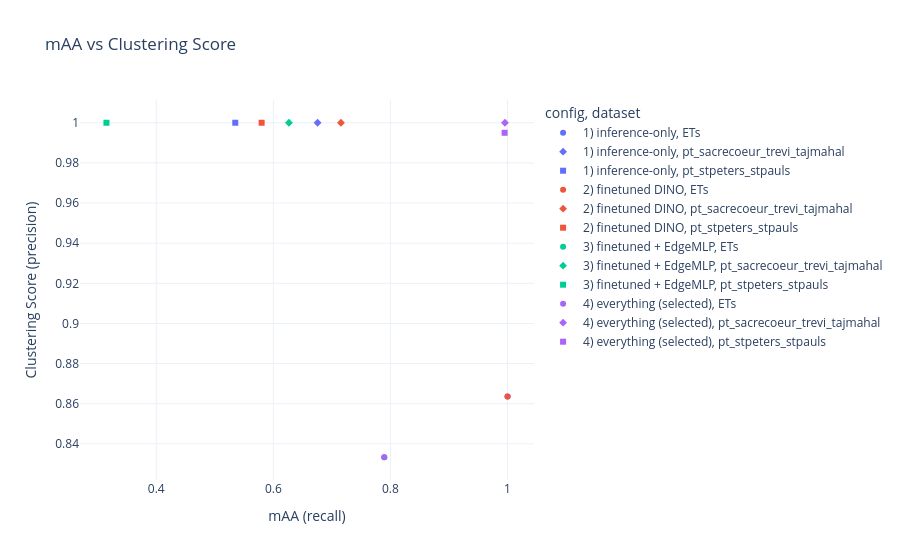

The code cell stored with this chart in its notebook:
### Code cell
# mAA vs Clustering Score tradeoff
fig = px.scatter(
    scores_all,
    x="mAA",
    y="clustering_score",
    color="config",
    symbol="dataset",
    hover_data=["final_score", "n_correct", "n_images_in_scenes"],
    title="mAA vs Clustering Score",
)
fig.update_layout(xaxis_title="mAA (recall)", yaxis_title="Clustering Score (precision)")
fig.show()

### Figure 1 — Plotly figure (JSON) as saved in the notebook; plotly's stock layout.template omitted (floating-point values rounded to 4 significant figures)
{"data": [{"customdata": [[0.9268, 19.0, 19.0]], "hovertemplate": "config=1) inference-only<br>dataset=ETs<br>mAA=%{x}<br>clustering_score=%{y}<br>final_score=%{customdata[0]}<br>n_correct=%{customdata[1]}<br>n_images_in_scenes=%{customdata[2]}<extra></extra>", "legendgroup": "1) inference-only, ETs", "marker": {"color": "#636efa", "symbol": "circle"}, "mode": "markers", "name": "1) inference-only, ETs", "orientation": "v", "showlegend": true, "type": "scatter", "x": [1.0], "xaxis": "x", "y": [0.8636], "yaxis": "y"}, {"customdata": [[0.8064, 152.0, 225.0]], "hovertemplate": "config=1) inference-only<br>dataset=pt_sacrecoeur_trevi_tajmahal<br>mAA=%{x}<br>clustering_score=%{y}<br>final_score=%{customdata[0]}<br>n_correct=%{customdata[1]}<br>n_images_in_scenes=%{customdata[2]}<extra></extra>", "legendgroup": "1) inference-only, pt_sacrecoeur_trevi_tajmahal", "marker": {"color": "#636efa", "symbol": "diamond"}, "mode": "markers", "name": "1) inference-only, pt_sacrecoeur_trevi_tajmahal", "orientation": "v", "showlegend": true, "type": "scatter", "x": [0.6756], "xaxis": "x", "y": [1.0], "yaxis": "y"}, {"customdata": [[0.6971, 107.0, 200.0]], "hovertemplate": "config=1) inference-only<br>dataset=pt_stpeters_stpauls<br>mAA=%{x}<br>clustering_score=%{y}<br>final_score=%{customdata[0]}<br>n_correct=%{customdata[1]}<br>n_images_in_scenes=%{customdata[2]}<extra></extra>", "legendgroup": "1) inference-only, pt_stpeters_stpauls", "marker": {"color": "#636efa", "symbol": "square"}, "mode": "markers", "name": "1) inference-only, pt_stpeters_stpauls", "orientation": "v", "showlegend": true, "type": "scatter", "x": [0.535], "xaxis": "x", "y": [1.0], "yaxis": "y"}, {"customdata": [[0.9268, 19.0, 19.0]], "hovertemplate": "config=2) finetuned DINO<br>dataset=ETs<br>mAA=%{x}<br>clustering_score=%{y}<br>final_score=%{customdata[0]}<br>n_correct=%{customdata[1]}<br>n_images_in_scenes=%{customdata[2]}<extra></extra>", "legendgroup": "2) finetuned DINO, ETs", "marker": {"color": "#EF553B", "symbol": "circle"}, "mode": "markers", "name": "2) finetuned DINO, ETs", "orientation": "v", "showlegend": true, "type": "scatter", "x": [1.0], "xaxis": "x", "y": [0.8636], "yaxis": "y"}, {"customdata": [[0.8342, 161.0, 225.0]], "hovertemplate": "config=2) finetuned DINO<br>dataset=pt_sacrecoeur_trevi_tajmahal<br>mAA=%{x}<br>clustering_score=%{y}<br>final_score=%{customdata[0]}<br>n_correct=%{customdata[1]}<br>n_images_in_scenes=%{customdata[2]}<extra></extra>", "legendgroup": "2) finetuned DINO, pt_sacrecoeur_trevi_tajmahal", "marker": {"color": "#EF553B", "symbol": "diamond"}, "mode": "markers", "name": "2) finetuned DINO, pt_sacrecoeur_trevi_tajmahal", "orientation": "v", "showlegend": true, "type": "scatter", "x": [0.7156], "xaxis": "x", "y": [1.0], "yaxis": "y"}, {"customdata": [[0.7342, 116.0, 200.0]], "hovertemplate": "config=2) finetuned DINO<br>dataset=pt_stpeters_stpauls<br>mAA=%{x}<br>clustering_score=%{y}<br>final_score=%{customdata[0]}<br>n_correct=%{customdata[1]}<br>n_images_in_scenes=%{customdata[2]}<extra></extra>", "legendgroup": "2) finetuned DINO, pt_stpeters_stpauls", "marker": {"color": "#EF553B", "symbol": "square"}, "mode": "markers", "name": "2) finetuned DINO, pt_stpeters_stpauls", "orientation": "v", "showlegend": true, "type": "scatter", "x": [0.58], "xaxis": "x", "y": [1.0], "yaxis": "y"}, {"customdata": [[0.8108, 15.0, 19.0]], "hovertemplate": "config=3) finetuned + EdgeMLP<br>dataset=ETs<br>mAA=%{x}<br>clustering_score=%{y}<br>final_score=%{customdata[0]}<br>n_correct=%{customdata[1]}<br>n_images_in_scenes=%{customdata[2]}<extra></extra>", "legendgroup": "3) finetuned + EdgeMLP, ETs", "marker": {"color": "#00cc96", "symbol": "circle"}, "mode": "markers", "name": "3) finetuned + EdgeMLP, ETs", "orientation": "v", "showlegend": true, "type": "scatter", "x": [0.7895], "xaxis": "x", "y": [0.8333], "yaxis": "y"}, {"customdata": [[0.7705, 141.0, 225.0]], "hovertemplate": "config=3) finetuned + EdgeMLP<br>dataset=pt_sacrecoeur_trevi_tajmahal<br>mAA=%{x}<br>clustering_score=%{y}<br>final_score=%{customdata[0]}<br>n_correct=%{customdata[1]}<br>n_images_in_scenes=%{customdata[2]}<extra></extra>", "legendgroup": "3) finetuned + EdgeMLP, pt_sacrecoeur_trevi_tajmahal", "marker": {"color": "#00cc96", "symbol": "diamond"}, "mode": "markers", "name": "3) finetuned + EdgeMLP, pt_sacrecoeur_trevi_tajmahal", "orientation": "v", "showlegend": true, "type": "scatter", "x": [0.6267], "xaxis": "x", "y": [1.0], "yaxis": "y"}, {"customdata": [[0.4791, 63.0, 200.0]], "hovertemplate": "config=3) finetuned + EdgeMLP<br>dataset=pt_stpeters_stpauls<br>mAA=%{x}<br>clustering_score=%{y}<br>final_score=%{customdata[0]}<br>n_correct=%{customdata[1]}<br>n_images_in_scenes=%{customdata[2]}<extra></extra>", "legendgroup": "3) finetuned + EdgeMLP, pt_stpeters_stpauls", "marker": {"color": "#00cc96", "symbol": "square"}, "mode": "markers", "name": "3) finetuned + EdgeMLP, pt_stpeters_stpauls", "orientation": "v", "showlegend": true, "type": "scatter", "x": [0.315], "xaxis": "x", "y": [1.0], "yaxis": "y"}, {"customdata": [[0.8108, 15.0, 19.0]], "hovertemplate": "config=4) everything (selected)<br>dataset=ETs<br>mAA=%{x}<br>clustering_score=%{y}<br>final_score=%{customdata[0]}<br>n_correct=%{customdata[1]}<br>n_images_in_scenes=%{customdata[2]}<extra></extra>", "legendgroup": "4) everything (selected), ETs", "marker": {"color": "#ab63fa", "symbol": "circle"}, "mode": "markers", "name": "4) everything (selected), ETs", "orientation": "v", "showlegend": true, "type": "scatter", "x": [0.7895], "xaxis": "x", "y": [0.8333], "yaxis": "y"}, {"customdata": [[0.9978, 224.0, 225.0]], "hovertemplate": "config=4) everything (selected)<br>dataset=pt_sacrecoeur_trevi_tajmahal<br>mAA=%{x}<br>clustering_score=%{y}<br>final_score=%{customdata[0]}<br>n_correct=%{customdata[1]}<br>n_images_in_scenes=%{customdata[2]}<extra></extra>", "legendgroup": "4) everything (selected), pt_sacrecoeur_trevi_tajmahal", "marker": {"color": "#ab63fa", "symbol": "diamond"}, "mode": "markers", "name": "4) everything (selected), pt_sacrecoeur_trevi_tajmahal", "orientation": "v", "showlegend": true, "type": "scatter", "x": [0.9956], "xaxis": "x", "y": [1.0], "yaxis": "y"}, {"customdata": [[0.995, 199.0, 200.0]], "hovertemplate": "config=4) everything (selected)<br>dataset=pt_stpeters_stpauls<br>mAA=%{x}<br>clustering_score=%{y}<br>final_score=%{customdata[0]}<br>n_correct=%{customdata[1]}<br>n_images_in_scenes=%{customdata[2]}<extra></extra>", "legendgroup": "4) everything (selected), pt_stpeters_stpauls", "marker": {"color": "#ab63fa", "symbol": "square"}, "mode": "markers", "name": "4) everything (selected), pt_stpeters_stpauls", "orientation": "v", "showlegend": true, "type": "scatter", "x": [0.995], "xaxis": "x", "y": [0.995], "yaxis": "y"}], "layout": {"legend": {"title": {"text": "config, dataset"}, "tracegroupgap": 0}, "title": {"text": "mAA vs Clustering Score"}, "xaxis": {"anchor": "y", "domain": [0, 1], "title": {"text": "mAA (recall)"}}, "yaxis": {"anchor": "x", "domain": [0, 1], "title": {"text": "Clustering Score (precision)"}}}}
